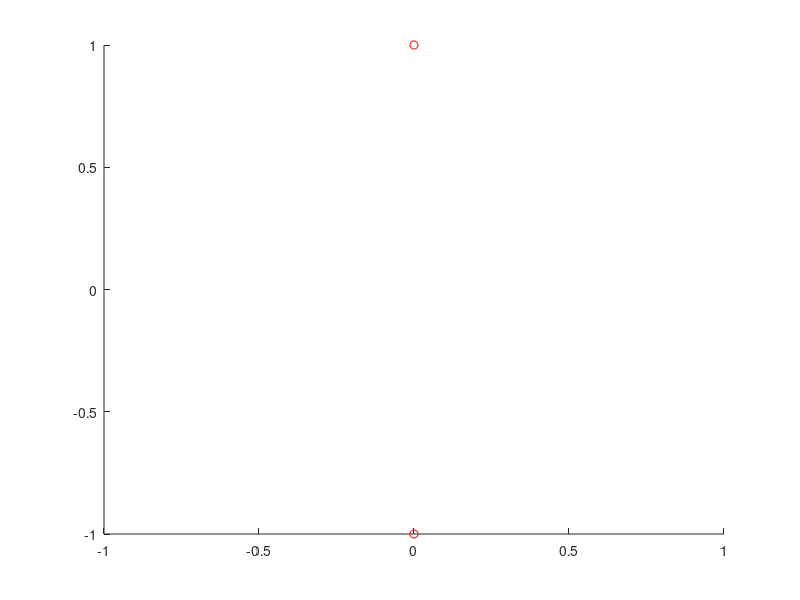

Reproduce this figure in MATLAB. (Note: this script raises an error after producing the figure.)
close all
clear all

%---
wall=-1.0;
Xring=0.0;
Yring=1.0;
%---
Iopt=1;

dir=1;  % axial
dir=2;  % radial

%---
hold on
plot(Xring, Yring,'ro')
plot(Xring,-Yring,'ro')
%---


if(dir==1)
 Xstream =[-0.99 -0.9 -0.8 -0.7 -0.6 -0.5 -0.4 -0.3 -0.2 -0.1 ...
0.01 0.1 0.2 0.3 0.4 ...
-0.80 -0.5]';
 Ystream =[ 1.99 1.99 1.99 1.99 1.99 1.99 1.99 1.99 1.99 1.99 ...
1.99 1.99 1.99 1.99 1.99 ...
0.10 0.20]';
 Nstr=size(Xstream);
 Nstep=2*128;
 Ds=0.02;
else
 Xstream =[-0.99 -0.9 -0.8 -0.7 -0.6 -0.5 -0.4 -0.3 -0.2 -0.1 ...
0.01 0.1 0.2 0.3 0.4 ...
0.5 0.6 0.7 0.8 0.9 ...
-0.80 -0.5 -0.5 -0.5]';
 Ystream =[ 1.99 1.99 1.99 1.99 1.99 1.99 1.99 1.99 1.99 1.99 ...
1.99 1.99 1.99 1.99 1.99 ...
1.99 1.99 1.99 1.99 1.99 ...
0.10 0.20 0.5 0.7]';
 Nstr=size(Xstream);
 Nstep=2*128;
 Ds=-0.02;
end


%---
for istr=1:Nstr

clear Xstr Ystr

if(dir==1)
 Xstr(1)=Xstream(istr);
 Ystr(1)=Ystream(istr);
else
 Xstr(1)=Xstream(istr);
 Ystr(1)=Ystream(istr);
end

%------
for step=1:Nstep

Xvel=Xstr(step);
Yvel=Ystr(step);

[SXX,SXY,SYX,SYY ...
...
  ,QXXX,QXXY,QXYX,QXYY ...
  ,QYXX,QYXY,QYYX,QYYY ...
...
  ,PXX,PXY,PYX,PYY ...
  ,Iaxis] ...
...
  = sgf_ax_w (Iopt,Xring,Yring,Xvel,Yvel,wall);

if(dir==1)
 velx=SXX;
 vely=SYX;
else
 velx=SXY;
 vely=SYY;
end

Dt = Ds/sqrt(velx*velx+vely*vely);

Xvel=Xstr(step)+velx*Dt;
Yvel=Ystr(step)+vely*Dt;

[SXX,SXY,SYX,SYY ...
...
  ,QXXX,QXXY,QXYX,QXYY ...
  ,QYXX,QYXY,QYYX,QYYY ...
...
  ,PXX,PXY,PYX,PYY ...
  ,Iaxis] ...
...
  = sgf_ax_w (Iopt,Xring,Yring,Xvel,Yvel,wall);

if(dir==1)
 velx1=SXX;
 vely1=SYX;
else
 velx1=SXY;
 vely1=SYY;
end

Xstr(step+1)=Xstr(step)+0.5*(velx+velx1)*Dt;
Ystr(step+1)=Ystr(step)+0.5*(vely+vely1)*Dt;

if(Xstr(step+1)>2)
 break
end
if(Xstr(step+1)<-2)
 break
end
if(Ystr(step+1)>2)
 break
end
if(Ystr(step+1)<-2)
 break
end

end

plot(Xstr,Ystr)
plot(Xstr,-Ystr)

end
%---

plot([wall, wall],[-2 2])
plot([-2, 2],[0 0])
axis([-2 2 -2 2])
axis square
set(gca,'fontsize',15)
xlabel('x','fontsize',15)
ylabel('y','fontsize',15)
box



